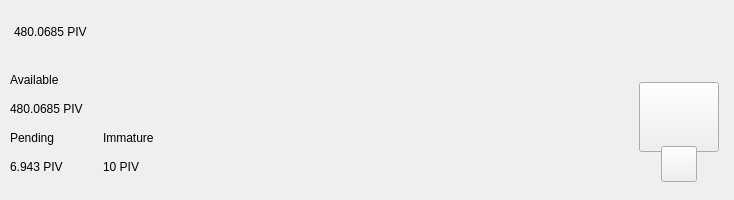
<?xml version="1.0" encoding="UTF-8"?>
<ui version="4.0">
 <class>TopBar</class>
 <widget class="QWidget" name="TopBar">
  <property name="geometry">
   <rect>
    <x>0</x>
    <y>0</y>
    <width>734</width>
    <height>200</height>
   </rect>
  </property>
  <property name="minimumSize">
   <size>
    <width>0</width>
    <height>200</height>
   </size>
  </property>
  <property name="maximumSize">
   <size>
    <width>16777215</width>
    <height>200</height>
   </size>
  </property>
  <property name="windowTitle">
   <string>Form</string>
  </property>
  <layout class="QVBoxLayout" name="verticalLayout_10" stretch="0">
   <property name="spacing">
    <number>0</number>
   </property>
   <property name="leftMargin">
    <number>0</number>
   </property>
   <property name="topMargin">
    <number>0</number>
   </property>
   <property name="rightMargin">
    <number>0</number>
   </property>
   <property name="bottomMargin">
    <number>0</number>
   </property>
   <item>
    <widget class="PFBorderImage" name="containerTop">
     <layout class="QVBoxLayout" name="verticalLayout_11">
      <property name="spacing">
       <number>0</number>
      </property>
      <property name="leftMargin">
       <number>0</number>
      </property>
      <property name="topMargin">
       <number>0</number>
      </property>
      <property name="rightMargin">
       <number>0</number>
      </property>
      <property name="bottomMargin">
       <number>0</number>
      </property>
      <item>
       <widget class="QWidget" name="top_container_2" native="true">
        <property name="minimumSize">
         <size>
          <width>0</width>
          <height>65</height>
         </size>
        </property>
        <layout class="QHBoxLayout" name="top_container">
         <property name="spacing">
          <number>0</number>
         </property>
         <property name="leftMargin">
          <number>14</number>
         </property>
         <property name="topMargin">
          <number>0</number>
         </property>
         <property name="rightMargin">
          <number>14</number>
         </property>
         <property name="bottomMargin">
          <number>0</number>
         </property>
         <item alignment="Qt::AlignVCenter">
          <widget class="QWidget" name="widgetTopAmount" native="true">
           <property name="sizePolicy">
            <sizepolicy hsizetype="Preferred" vsizetype="Maximum">
             <horstretch>0</horstretch>
             <verstretch>0</verstretch>
            </sizepolicy>
           </property>
           <layout class="QHBoxLayout" name="horizontalLayout_5">
            <property name="spacing">
             <number>0</number>
            </property>
            <property name="leftMargin">
             <number>0</number>
            </property>
            <property name="topMargin">
             <number>0</number>
            </property>
            <property name="rightMargin">
             <number>0</number>
            </property>
            <property name="bottomMargin">
             <number>0</number>
            </property>
            <item alignment="Qt::AlignTop">
             <widget class="QLabel" name="labelAmountTopPiv">
              <property name="minimumSize">
               <size>
                <width>0</width>
                <height>36</height>
               </size>
              </property>
              <property name="styleSheet">
               <string notr="true">padding:0px;margin:0px;</string>
              </property>
              <property name="text">
               <string notr="true">480.0685 PIV</string>
              </property>
             </widget>
            </item>
           </layout>
          </widget>
         </item>
         <item>
          <spacer name="horizontalSpacer">
           <property name="orientation">
            <enum>Qt::Horizontal</enum>
           </property>
           <property name="sizeHint" stdset="0">
            <size>
             <width>40</width>
             <height>20</height>
            </size>
           </property>
          </spacer>
         </item>
         <item>
          <layout class="QHBoxLayout" name="horizontalLayout_4">
           <property name="spacing">
            <number>12</number>
           </property>
           <property name="rightMargin">
            <number>0</number>
           </property>
           <item alignment="Qt::AlignRight">
            <widget class="QWidget" name="layoutSync" native="true">
             <property name="minimumSize">
              <size>
               <width>0</width>
               <height>36</height>
              </size>
             </property>
             <property name="maximumSize">
              <size>
               <width>16777215</width>
               <height>36</height>
              </size>
             </property>
             <layout class="QVBoxLayout" name="verticalLayout_9">
              <property name="leftMargin">
               <number>0</number>
              </property>
              <property name="topMargin">
               <number>0</number>
              </property>
              <property name="rightMargin">
               <number>0</number>
              </property>
              <property name="bottomMargin">
               <number>0</number>
              </property>
              <item>
               <widget class="ExpandableButton" name="pushButtonSync" native="true">
                <property name="minimumSize">
                 <size>
                  <width>36</width>
                  <height>36</height>
                 </size>
                </property>
                <property name="maximumSize">
                 <size>
                  <width>16777215</width>
                  <height>36</height>
                 </size>
                </property>
               </widget>
              </item>
             </layout>
            </widget>
           </item>
           <item>
            <widget class="ExpandableButton" name="pushButtonHDUpgrade" native="true">
             <property name="minimumSize">
              <size>
               <width>36</width>
               <height>36</height>
              </size>
             </property>
            </widget>
           </item>
           <item>
            <widget class="ExpandableButton" name="pushButtonStack" native="true">
             <property name="minimumSize">
              <size>
               <width>36</width>
               <height>36</height>
              </size>
             </property>
            </widget>
           </item>
           <item>
            <widget class="ExpandableButton" name="pushButtonColdStaking" native="true">
             <property name="minimumSize">
              <size>
               <width>36</width>
               <height>36</height>
              </size>
             </property>
            </widget>
           </item>
           <item>
            <widget class="ExpandableButton" name="pushButtonConnection" native="true">
             <property name="minimumSize">
              <size>
               <width>36</width>
               <height>36</height>
              </size>
             </property>
            </widget>
           </item>
           <item>
            <widget class="ExpandableButton" name="pushButtonLock" native="true">
             <property name="sizePolicy">
              <sizepolicy hsizetype="Expanding" vsizetype="Expanding">
               <horstretch>0</horstretch>
               <verstretch>0</verstretch>
              </sizepolicy>
             </property>
             <property name="minimumSize">
              <size>
               <width>36</width>
               <height>0</height>
              </size>
             </property>
            </widget>
           </item>
           <item>
            <widget class="ExpandableButton" name="pushButtonTheme" native="true">
             <property name="minimumSize">
              <size>
               <width>36</width>
               <height>36</height>
              </size>
             </property>
             <property name="maximumSize">
              <size>
               <width>16777215</width>
               <height>36</height>
              </size>
             </property>
            </widget>
           </item>
           <item>
            <widget class="ExpandableButton" name="pushButtonFAQ" native="true">
             <property name="minimumSize">
              <size>
               <width>36</width>
               <height>36</height>
              </size>
             </property>
            </widget>
           </item>
          </layout>
         </item>
        </layout>
       </widget>
      </item>
      <item>
       <widget class="QWidget" name="bottom_container" native="true">
        <property name="minimumSize">
         <size>
          <width>0</width>
          <height>135</height>
         </size>
        </property>
        <layout class="QHBoxLayout" name="botton_container">
         <property name="leftMargin">
          <number>10</number>
         </property>
         <property name="topMargin">
          <number>0</number>
         </property>
         <property name="rightMargin">
          <number>10</number>
         </property>
         <property name="bottomMargin">
          <number>10</number>
         </property>
         <item>
          <layout class="QHBoxLayout" name="horizontalLayout_3">
           <property name="bottomMargin">
            <number>9</number>
           </property>
           <item>
            <layout class="QVBoxLayout" name="verticalLayout_7">
             <property name="spacing">
              <number>0</number>
             </property>
             <property name="leftMargin">
              <number>0</number>
             </property>
             <property name="rightMargin">
              <number>30</number>
             </property>
             <item>
              <layout class="QVBoxLayout" name="verticalLayout_2">
               <item>
                <widget class="QLabel" name="labelTitle1">
                 <property name="text">
                  <string>Available</string>
                 </property>
                </widget>
               </item>
               <item>
                <widget class="QLabel" name="labelAmountPiv">
                 <property name="text">
                  <string notr="true">480.0685 PIV</string>
                 </property>
                </widget>
               </item>
              </layout>
             </item>
             <item>
              <layout class="QHBoxLayout" name="horizontalLayout_2">
               <property name="spacing">
                <number>0</number>
               </property>
               <item>
                <layout class="QVBoxLayout" name="verticalLayout_3">
                 <item>
                  <widget class="QLabel" name="labelTitle3">
                   <property name="text">
                    <string>Pending</string>
                   </property>
                  </widget>
                 </item>
                 <item>
                  <widget class="QLabel" name="labelPendingPiv">
                   <property name="text">
                    <string notr="true">6.943 PIV</string>
                   </property>
                  </widget>
                 </item>
                </layout>
               </item>
               <item>
                <spacer name="horizontalSpacer_3">
                 <property name="orientation">
                  <enum>Qt::Horizontal</enum>
                 </property>
                 <property name="sizeType">
                  <enum>QSizePolicy::Fixed</enum>
                 </property>
                 <property name="sizeHint" stdset="0">
                  <size>
                   <width>40</width>
                   <height>20</height>
                  </size>
                 </property>
                </spacer>
               </item>
               <item>
                <layout class="QVBoxLayout" name="verticalLayout_4">
                 <item>
                  <widget class="QLabel" name="labelTitle4">
                   <property name="text">
                    <string>Immature</string>
                   </property>
                  </widget>
                 </item>
                 <item>
                  <widget class="QLabel" name="labelImmaturePiv">
                   <property name="text">
                    <string notr="true">10 PIV</string>
                   </property>
                  </widget>
                 </item>
                </layout>
               </item>
              </layout>
             </item>
            </layout>
           </item>
          </layout>
         </item>
         <item>
          <spacer name="horizontalSpacer_2">
           <property name="orientation">
            <enum>Qt::Horizontal</enum>
           </property>
           <property name="sizeHint" stdset="0">
            <size>
             <width>40</width>
             <height>20</height>
            </size>
           </property>
          </spacer>
         </item>
         <item alignment="Qt::AlignHCenter|Qt::AlignVCenter">
          <widget class="QWidget" name="qrContainer" native="true">
           <property name="sizePolicy">
            <sizepolicy hsizetype="Preferred" vsizetype="Minimum">
             <horstretch>0</horstretch>
             <verstretch>0</verstretch>
            </sizepolicy>
           </property>
           <property name="minimumSize">
            <size>
             <width>90</width>
             <height>110</height>
            </size>
           </property>
           <property name="maximumSize">
            <size>
             <width>90</width>
             <height>110</height>
            </size>
           </property>
           <layout class="QVBoxLayout" name="containerQR">
            <property name="spacing">
             <number>0</number>
            </property>
            <property name="leftMargin">
             <number>5</number>
            </property>
            <property name="topMargin">
             <number>10</number>
            </property>
            <property name="rightMargin">
             <number>5</number>
            </property>
            <property name="bottomMargin">
             <number>0</number>
            </property>
            <item>
             <widget class="QPushButton" name="btnQr">
              <property name="minimumSize">
               <size>
                <width>70</width>
                <height>70</height>
               </size>
              </property>
              <property name="maximumSize">
               <size>
                <width>16777215</width>
                <height>70</height>
               </size>
              </property>
              <property name="focusPolicy">
               <enum>Qt::NoFocus</enum>
              </property>
              <property name="text">
               <string/>
              </property>
              <property name="iconSize">
               <size>
                <width>70</width>
                <height>70</height>
               </size>
              </property>
             </widget>
            </item>
            <item>
             <spacer name="verticalSpacer">
              <property name="orientation">
               <enum>Qt::Vertical</enum>
              </property>
              <property name="sizeType">
               <enum>QSizePolicy::Fixed</enum>
              </property>
              <property name="sizeHint" stdset="0">
               <size>
                <width>20</width>
                <height>20</height>
               </size>
              </property>
             </spacer>
            </item>
            <item alignment="Qt::AlignHCenter|Qt::AlignBottom">
             <widget class="QPushButton" name="pushButtonQR">
              <property name="minimumSize">
               <size>
                <width>36</width>
                <height>36</height>
               </size>
              </property>
              <property name="maximumSize">
               <size>
                <width>36</width>
                <height>36</height>
               </size>
              </property>
              <property name="focusPolicy">
               <enum>Qt::NoFocus</enum>
              </property>
              <property name="text">
               <string/>
              </property>
             </widget>
            </item>
           </layout>
          </widget>
         </item>
        </layout>
       </widget>
      </item>
     </layout>
    </widget>
   </item>
  </layout>
 </widget>
 <customwidgets>
  <customwidget>
   <class>ExpandableButton</class>
   <extends>QWidget</extends>
   <header>qt/pivx/expandablebutton.h</header>
   <container>1</container>
  </customwidget>
  <customwidget>
   <class>PFBorderImage</class>
   <extends>QFrame</extends>
   <header>qt/pivx/pfborderimage.h</header>
   <container>1</container>
  </customwidget>
 </customwidgets>
 <resources/>
 <connections/>
</ui>
